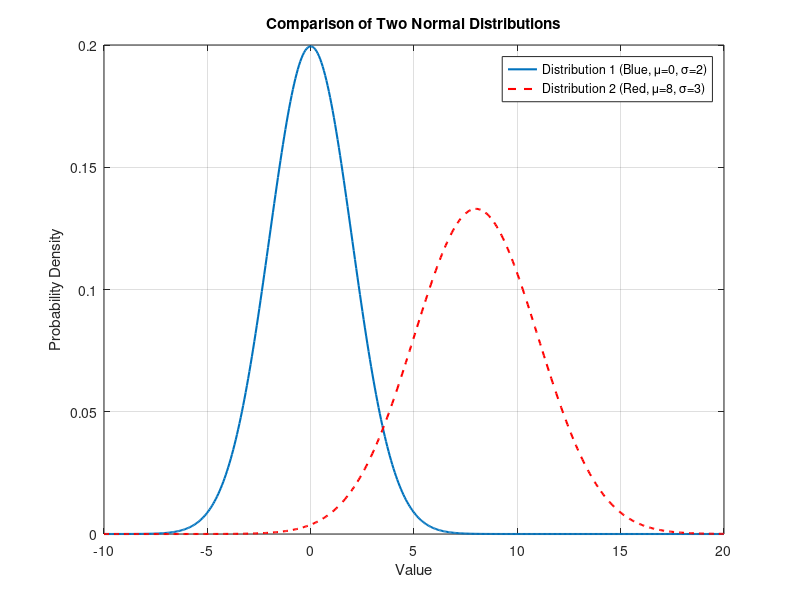

This chart was generated by the following MATLAB code:
clear all
close all
clc

% Generate random data (1000 samples)
data = load('ETSM_DEFINITIVE_ADJ.mat').mc_results_def;  % Normally distributed data

% Define x-axis range
x = linspace(-10, 20, 500);

% Define two normal distributions (mean and standard deviation)
mu1 = 0;  sigma1 = 2;
mu2 = 8;  sigma2 = 3;

% Compute the probability density functions (PDFs)
pdf1 = normpdf(x, mu1, sigma1);
pdf2 = normpdf(x, mu2, sigma2);

% Plot both distributions
figure;
plot(x, pdf1,'LineWidth', 1.5); hold on;  % Blue solid line for first
plot(x, pdf2, 'r--', 'LineWidth', 1.5);          % Red dashed line for second
hold off;

% Add labels, title, and legend
xlabel('Value');
ylabel('Probability Density');
title('Comparison of Two Normal Distributions');
legend('Distribution 1 (Blue, \mu=0, \sigma=2)', 'Distribution 2 (Red, \mu=8, \sigma=3)', 'Location', 'northeast');
grid on;
